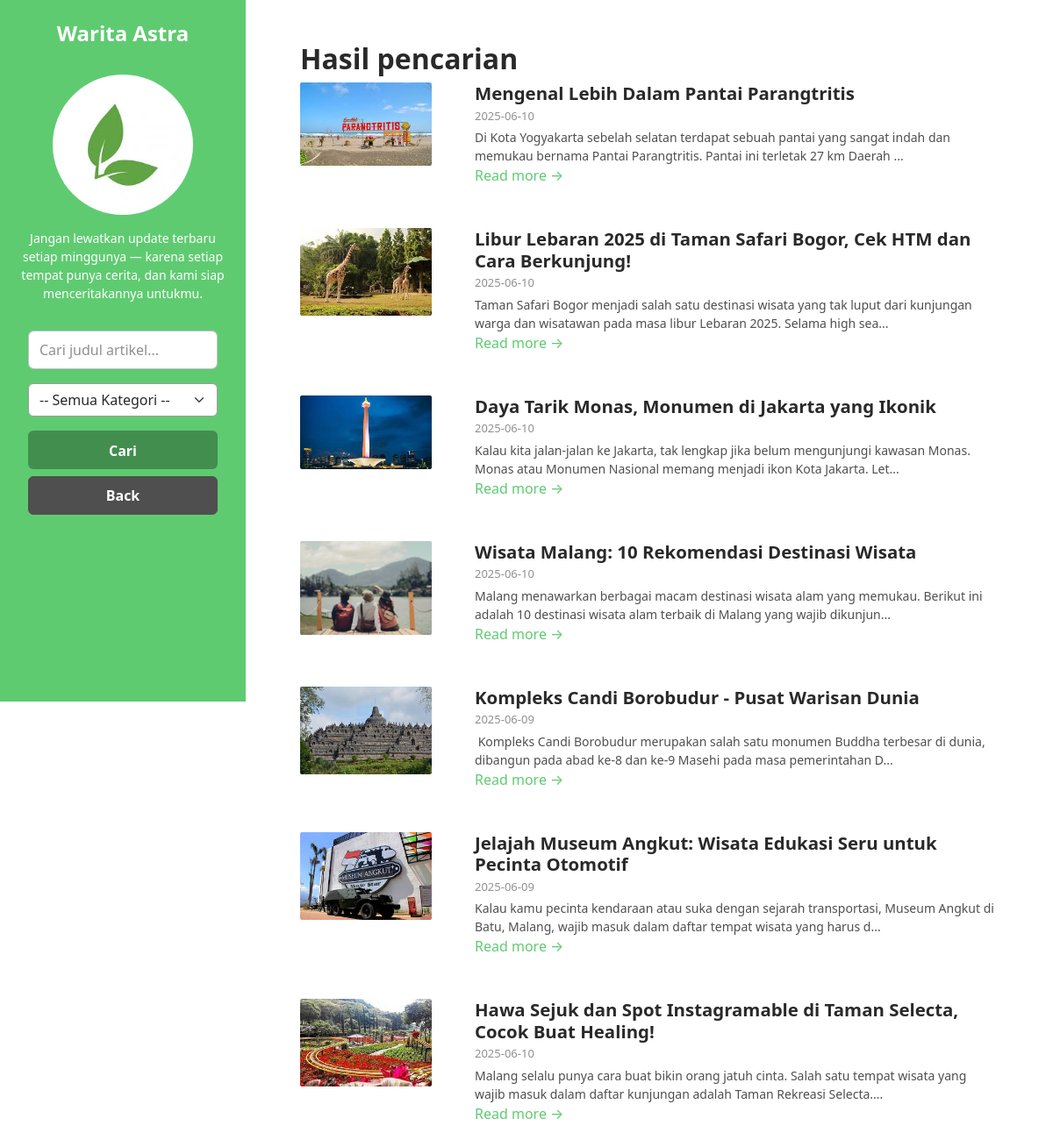
Screenshot of /search.php with the database file from the repository.
### tables this page shows
CREATE TABLE `article` (
  `id` int NOT NULL,
  `date` varchar(20) NOT NULL,
  `title` varchar(255) NOT NULL,
  `content` text NOT NULL,
  `picture` varchar(255) DEFAULT NULL
);

### search.php (the view, shortened to what this page needs)
<?php
include 'koneksi.php';
$sql = "SELECT DISTINCT a.* FROM article a
        LEFT JOIN article_category ac ON a.id = ac.article_id
        WHERE 1";
$sql .= " ORDER BY a.id DESC";
$result = mysqli_query($conn, $sql);
?>
<!DOCTYPE html>
<html lang="en">
<head>
    <link rel="stylesheet" href="assets/css/theme-1.css">
</head>
<body>
    <header class="header text-center">
        <h1 class="blog-name pt-lg-4 mb-0"><a class="no-text-decoration" href="index.php">Warita Astra</a></h1>
        <nav class="navbar navbar-expand-lg navbar-dark">
            <div id="navigation" class="collapse navbar-collapse flex-column">
                <div class="profile-section pt-3 pt-lg-0">
                    <img class="profile-image mb-3 rounded-circle mx-auto" src="assets/images/profile.jpg" alt="image">
                    <div class="bio mb-3">Jangan lewatkan update terbaru setiap minggunya — karena setiap tempat punya cerita, dan kami siap menceritakannya untukmu.<br>
                    </div>
                    <form class="search-form row g-2 p-3" action="search.php" method="GET">
                        <div class="col-12 mb-2">
                            <input type="text" name="query" class="form-control" placeholder="Cari judul artikel...">
                        </div>
                        <div class="col-12 mb-2">
                            <select name="category" class="form-select">
                                <option value="">-- Semua Kategori --</option>
                            </select>
                        </div>
                        <div class="col-12">
                            <button type="submit" class="btn btn-primary w-100">Cari</button>
                        </div>
                        <div class="col-12">
                            <button type="button" class="btn btn-secondary w-100" onclick="history.back()">Back</button>
                        </div>
                    </form>
                </div>
            </div>
        </nav>
    </header>
    <div class="main-wrapper">
        <section class="blog-list px-3 py-5 p-md-5">
            <div class="container single-col-max-width">
                <h2>Hasil pencarian</h2>
                <?php
                if (mysqli_num_rows($result) > 0) {
                    while ($row = mysqli_fetch_assoc($result)) {
                        $picture = !empty($row['picture']) ? 'login/uploads/' . $row['picture'] : 'assets/images/blog/default.jpg';
                        echo '<div class="item mb-5">';
                        echo '  <div class="row g-3 g-xl-0">';
                        echo '      <div class="col-3">';
                        echo '          <img class="img-fluid post-thumb" src="' . htmlspecialchars($picture) . '" alt="Thumbnail">';
                        echo '      </div>';
                        echo '      <div class="col">';
                        echo '          <h3 class="title mb-1"><a class="text-link" href="blog-post.php?id=' . $row['id'] . '">' . htmlspecialchars($row['title']) . '</a></h3>';
                        echo '          <div class="meta mb-1"><span class="date">' . htmlspecialchars($row['date']) . '</span></div>';
                        echo '          <div class="intro">' . substr(strip_tags($row['content']), 0, 150) . '...</div>';
                        echo '          <a class="text-link" href="blog-post.php?id=' . $row['id'] . '">Read more &rarr;</a>';
                        echo '      </div>';
                        echo '  </div>';
                        echo '</div>';
                    }
                }
                ?>
            </div>
        </section>
    </div>
</body>
</html>

### rows the page displays
article: picture (picture), title "Mengenal Lebih Dalam Pantai Parangtritis", date "2025-06-10", content "Di Kota Yogyakarta sebelah selatan terdapat sebuah pantai yang sangat indah dan memukau bernama Pantai Parangtritis. Pantai ini terletak 27 km Daerah"
article: picture (picture), title "Libur Lebaran 2025 di Taman Safari Bogor, Cek HTM dan Cara Berkunjung!", date "2025-06-10", content "Taman Safari Bogor menjadi salah satu destinasi wisata yang tak luput dari kunjungan warga dan wisatawan pada masa libur Lebaran 2025. Selama high sea"
article: picture (picture), title "Daya Tarik Monas, Monumen di Jakarta yang Ikonik", date "2025-06-10", content "Kalau kita jalan-jalan ke Jakarta, tak lengkap jika belum mengunjungi kawasan Monas. Monas atau Monumen Nasional memang menjadi ikon Kota Jakarta. Let"
article: picture (picture), title "Wisata Malang: 10 Rekomendasi Destinasi Wisata", date "2025-06-10", content "Malang menawarkan berbagai macam destinasi wisata alam yang memukau. Berikut ini adalah 10 destinasi wisata alam terbaik di Malang yang wajib dikunjun"
article: picture (picture), title "Kompleks Candi Borobudur - Pusat Warisan Dunia", date "2025-06-09", content "Kompleks Candi Borobudur merupakan salah satu monumen Buddha terbesar di dunia, dibangun pada abad ke-8 dan ke-9 Masehi pada masa pemerintahan D"
article: picture (picture), title "Jelajah Museum Angkut: Wisata Edukasi Seru untuk Pecinta Otomotif", date "2025-06-09", content "Kalau kamu pecinta kendaraan atau suka dengan sejarah transportasi, Museum Angkut di Batu, Malang, wajib masuk dalam daftar tempat wisata yang harus d"
article: picture (picture), title "Hawa Sejuk dan Spot Instagramable di Taman Selecta, Cocok Buat Healing!", date "2025-06-10", content "Malang selalu punya cara buat bikin orang jatuh cinta. Salah satu tempat wisata yang wajib masuk dalam daftar kunjungan adalah Taman Rekreasi Selecta."
